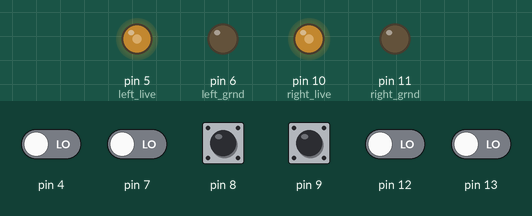
Simulated run of this sketch. Board: Arduino Uno, built with avr-gcc and run on an emulated ATmega328P. Shown: output pins drawn as LEDs (lit = HIGH). The inputs (shaded band) are chosen by the test bench; at power-on: pin 8, pin 9 HIGH, pin 4, pin 7, pin 12, pin 13 LOW.

Above: at 1.2 s.
1.3 s: pin 4 driven HIGH and pin 7 driven HIGH
At 1.6 s:
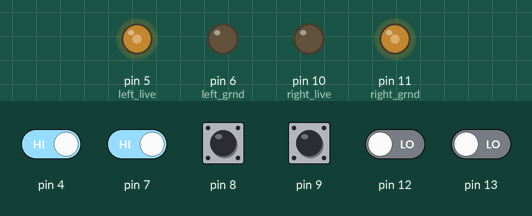
2.8 s: pin 13 driven HIGH
At 3.9 s:
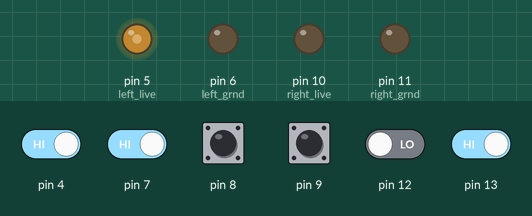
4.3 s: pin 4 driven LOW
At 5.1 s:
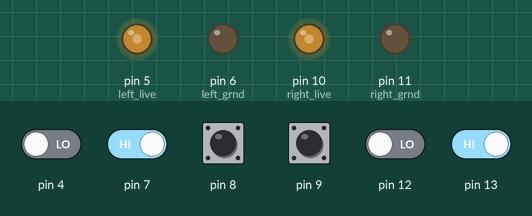
5.8 s: pin 4 driven HIGH
At 6.2 s:
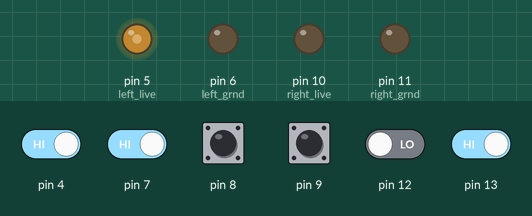
7.3 s: pin 7 driven LOW
At 8.5 s:
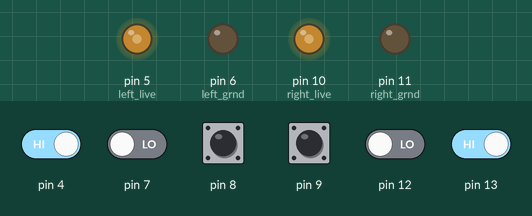
8.8 s: pin 12 driven HIGH
At 9.7 s:
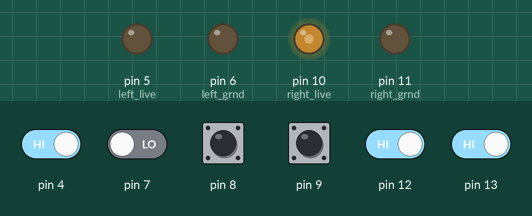
Timing chart, 0 to 11.3 s (numbered marks = the images above; inputs shaded):
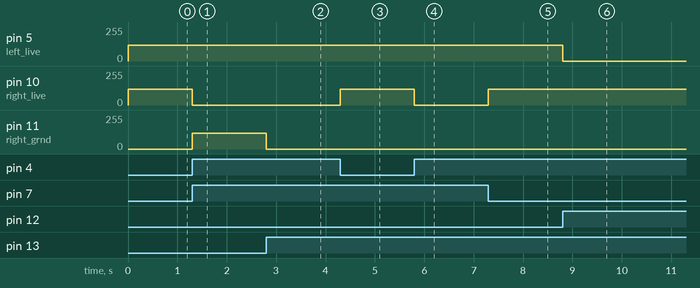

The sketch:

linefollower.ino
```cpp
int speed=120;
void setup() {pinMode(5,OUTPUT);//left live
pinMode(6,OUTPUT);//left grnd
pinMode(10,OUTPUT);//right live
pinMode(11,OUTPUT);//right grnd

}

void loop() {int a1=digitalRead(4);
int a2=digitalRead(7);
int a3=digitalRead(8);
int a4=digitalRead(9);
int a5=digitalRead(12);
int a6=digitalRead(13);
if((a1==1&&a2==1&&a3==0&&a4==0&&a5==1&&a6==1)||//forward
    (a1==1&&a2==1&&a3==1&&a4==0&&a5==1&&a6==1)||
    (a1==1&&a2==1&&a3==0&&a4==1&&a5==1&&a6==1))
    {analogWrite(5,speed);
    analogWrite(6,0);
    analogWrite(10,speed);
    analogWrite(11,0);
    }
else if((a1==1&&a2==0&&a3==0&&a4==1&&a5==1&&a6==1)||//left turn
        (a1==1&&a2==0&&a3==0&&a4==0&&a5==1&&a6==1)||
        (a1==1&&a2==0&&a3==1&&a4==1&&a5==1&&a6==1))
        {
          analogWrite(5,0);
          analogWrite(6,0);
          analogWrite(10,speed);
          analogWrite(11,0);
        }
        else if((a1==0&&a2==0&&a3==1&&a4==1&&a5==1&&a6==1)||//sharp left
                 (a1==0&&a2==0&&a3==0&&a4==1&&a5==1&&a6==1)||
                 (a1==0&&a2==0&&a3==0&&a4==0&&a5==1&&a6==1)||
                 (a1==0&&a2==0&&a3==0&&a4==0&&a5==0&&a6==1)||
                 (a1==0&&a2==0&&a3==0&&a4==0&&a5==0&&a6==0)||
                 (a1==0&&a2==1&&a3==0&&a4==0&&a5==1&&a6==1))
                 {
                  analogWrite(5,0);
                  analogWrite(6,speed);
                  analogWrite(10,speed);
                  analogWrite(11,0);

                 }

else if((a1==1&&a2==1&&a3==0&&a4==0&&a5==0&&a6==1)||//right turn
         (a1==1&&a2==1&&a3==1&&a4==0&&a5==0&&a6==1)||
         (a1==1&&a2==1&&a3==1&&a4==1&&a5==0&&a6==1))
         {
          analogWrite(5,speed);
          analogWrite(6,0);
          analogWrite(10,0);
          analogWrite(11,0);
         }
         else if((a1==1&&a2==1&&a3==1&&a4==1&&a5==0&&a6==0)||//sharp right
                 (a1==1&&a2==1&&a3==1&&a4==0&&a5==0&&a6==0)||
                 (a1==1&&a2==1&&a3==0&&a4==0&&a5==0&&a6==0)||
                 (a1==1&&a2==0&&a3==0&&a4==0&&a5==0&&a6==0)||
                 (a1==1&&a2==1&&a3==0&&a4==0&&a5==1&&a6==0))
                 {
                  analogWrite(5,speed);
                  analogWrite(6,0);
                  analogWrite(10,0);
                  analogWrite(11,speed);
                 }
                 else
                 {
                  analogWrite(5,speed);
                  analogWrite(6,0);
                  analogWrite(10,speed);
                  analogWrite(11,0);
                 }


}
```

Measured:
- after the input at 1.3 s, pin 10 (right_live): 120/255 → 0/255 at once; pin 11 (right_grnd): 0/255 → 120/255 at once
- after the input at 2.8 s, pin 11 (right_grnd): 120/255 → 0/255 at once
- after the input at 4.3 s, pin 10 (right_live): 0/255 → 120/255 at once
- after the input at 5.8 s, pin 10 (right_live): 120/255 → 0/255 at once
- after the input at 7.3 s, pin 10 (right_live): 0/255 → 120/255 at once
- after the input at 8.8 s, pin 5 (left_live): 120/255 → 0/255 at once
